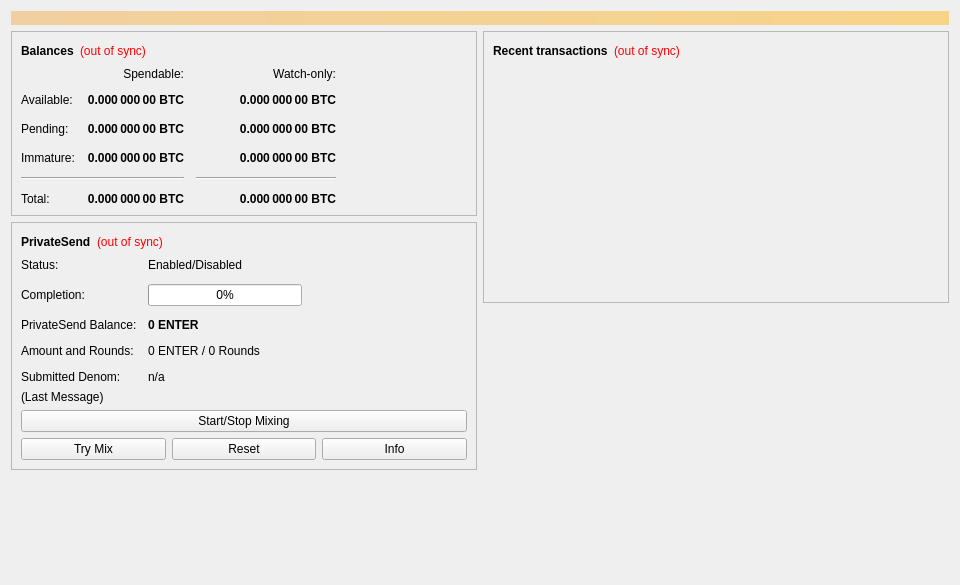
<?xml version="1.0" encoding="UTF-8"?>
<ui version="4.0">
 <class>OverviewPage</class>
 <widget class="QWidget" name="OverviewPage">
  <property name="geometry">
   <rect>
    <x>0</x>
    <y>0</y>
    <width>960</width>
    <height>585</height>
   </rect>
  </property>
  <property name="minimumSize">
   <size>
    <width>960</width>
    <height>0</height>
   </size>
  </property>
  <property name="windowTitle">
   <string>Form</string>
  </property>
  <layout class="QVBoxLayout" name="topLayout">
   <item>
    <widget class="QLabel" name="labelAlerts">
     <property name="visible">
      <bool>false</bool>
     </property>
     <property name="styleSheet">
      <string notr="true">background-color: qlineargradient(x1: 0, y1: 0, x2: 1, y2: 0, stop:0 #F0D0A0, stop:1 #F8D488); color:#000000;</string>
     </property>
     <property name="wordWrap">
      <bool>true</bool>
     </property>
     <property name="margin">
      <number>3</number>
     </property>
    </widget>
   </item>
   <item>
    <layout class="QHBoxLayout" name="horizontalLayout" stretch="1,1">
     <item>
      <layout class="QVBoxLayout" name="verticalLayout_2">
       <item>
        <widget class="QFrame" name="frame">
         <property name="frameShape">
          <enum>QFrame::StyledPanel</enum>
         </property>
         <property name="frameShadow">
          <enum>QFrame::Raised</enum>
         </property>
         <layout class="QVBoxLayout" name="verticalLayout_4">
          <item>
           <layout class="QHBoxLayout" name="horizontalLayout_4">
            <item>
             <widget class="QLabel" name="label_5">
              <property name="font">
               <font>
                <weight>75</weight>
                <bold>true</bold>
               </font>
              </property>
              <property name="text">
               <string>Balances</string>
              </property>
             </widget>
            </item>
            <item>
             <widget class="QLabel" name="labelWalletStatus">
              <property name="toolTip">
               <string>The displayed information may be out of date. Your wallet automatically synchronizes with the Enter network after a connection is established, but this process has not completed yet.</string>
              </property>
              <property name="styleSheet">
               <string notr="true">QLabel { color: red; }</string>
              </property>
              <property name="text">
               <string notr="true">(out of sync)</string>
              </property>
              <property name="alignment">
               <set>Qt::AlignLeading|Qt::AlignLeft|Qt::AlignVCenter</set>
              </property>
             </widget>
            </item>
            <item>
             <spacer name="horizontalSpacer_3">
              <property name="orientation">
               <enum>Qt::Horizontal</enum>
              </property>
              <property name="sizeHint" stdset="0">
               <size>
                <width>40</width>
                <height>20</height>
               </size>
              </property>
             </spacer>
            </item>
           </layout>
          </item>
          <item>
           <layout class="QGridLayout" name="gridLayout">
            <property name="spacing">
             <number>12</number>
            </property>
            <item row="2" column="2">
             <widget class="QLabel" name="labelWatchPending">
              <property name="font">
               <font>
                <weight>75</weight>
                <bold>true</bold>
               </font>
              </property>
              <property name="cursor">
               <cursorShape>IBeamCursor</cursorShape>
              </property>
              <property name="toolTip">
               <string>Unconfirmed transactions to watch-only addresses</string>
              </property>
              <property name="text">
               <string notr="true">0.000 000 00 BTC</string>
              </property>
              <property name="alignment">
               <set>Qt::AlignRight|Qt::AlignTrailing|Qt::AlignVCenter</set>
              </property>
              <property name="textInteractionFlags">
               <set>Qt::LinksAccessibleByMouse|Qt::TextSelectableByKeyboard|Qt::TextSelectableByMouse</set>
              </property>
             </widget>
            </item>
            <item row="2" column="1">
             <widget class="QLabel" name="labelUnconfirmed">
              <property name="font">
               <font>
                <weight>75</weight>
                <bold>true</bold>
               </font>
              </property>
              <property name="cursor">
               <cursorShape>IBeamCursor</cursorShape>
              </property>
              <property name="toolTip">
               <string>Total of transactions that have yet to be confirmed, and do not yet count toward the spendable balance</string>
              </property>
              <property name="text">
               <string notr="true">0.000 000 00 BTC</string>
              </property>
              <property name="alignment">
               <set>Qt::AlignRight|Qt::AlignTrailing|Qt::AlignVCenter</set>
              </property>
              <property name="textInteractionFlags">
               <set>Qt::LinksAccessibleByMouse|Qt::TextSelectableByKeyboard|Qt::TextSelectableByMouse</set>
              </property>
             </widget>
            </item>
            <item row="3" column="2">
             <widget class="QLabel" name="labelWatchImmature">
              <property name="font">
               <font>
                <weight>75</weight>
                <bold>true</bold>
               </font>
              </property>
              <property name="cursor">
               <cursorShape>IBeamCursor</cursorShape>
              </property>
              <property name="toolTip">
               <string>Mined balance in watch-only addresses that has not yet matured</string>
              </property>
              <property name="text">
               <string notr="true">0.000 000 00 BTC</string>
              </property>
              <property name="alignment">
               <set>Qt::AlignRight|Qt::AlignTrailing|Qt::AlignVCenter</set>
              </property>
              <property name="textInteractionFlags">
               <set>Qt::LinksAccessibleByMouse|Qt::TextSelectableByKeyboard|Qt::TextSelectableByMouse</set>
              </property>
             </widget>
            </item>
            <item row="4" column="0" colspan="2">
             <widget class="Line" name="lineSpendableBalance">
              <property name="orientation">
               <enum>Qt::Horizontal</enum>
              </property>
             </widget>
            </item>
            <item row="4" column="2">
             <widget class="Line" name="lineWatchBalance">
              <property name="sizePolicy">
               <sizepolicy hsizetype="Preferred" vsizetype="Fixed">
                <horstretch>0</horstretch>
                <verstretch>0</verstretch>
               </sizepolicy>
              </property>
              <property name="minimumSize">
               <size>
                <width>140</width>
                <height>0</height>
               </size>
              </property>
              <property name="orientation">
               <enum>Qt::Horizontal</enum>
              </property>
             </widget>
            </item>
            <item row="5" column="0">
             <widget class="QLabel" name="labelTotalText">
              <property name="text">
               <string>Total:</string>
              </property>
             </widget>
            </item>
            <item row="3" column="1">
             <widget class="QLabel" name="labelImmature">
              <property name="font">
               <font>
                <weight>75</weight>
                <bold>true</bold>
               </font>
              </property>
              <property name="cursor">
               <cursorShape>IBeamCursor</cursorShape>
              </property>
              <property name="toolTip">
               <string>Mined balance that has not yet matured</string>
              </property>
              <property name="text">
               <string notr="true">0.000 000 00 BTC</string>
              </property>
              <property name="alignment">
               <set>Qt::AlignRight|Qt::AlignTrailing|Qt::AlignVCenter</set>
              </property>
              <property name="textInteractionFlags">
               <set>Qt::LinksAccessibleByMouse|Qt::TextSelectableByKeyboard|Qt::TextSelectableByMouse</set>
              </property>
             </widget>
            </item>
            <item row="2" column="3">
             <spacer name="horizontalSpacer_2">
              <property name="orientation">
               <enum>Qt::Horizontal</enum>
              </property>
              <property name="sizeHint" stdset="0">
               <size>
                <width>40</width>
                <height>20</height>
               </size>
              </property>
             </spacer>
            </item>
            <item row="3" column="0">
             <widget class="QLabel" name="labelImmatureText">
              <property name="text">
               <string>Immature:</string>
              </property>
             </widget>
            </item>
            <item row="5" column="1">
             <widget class="QLabel" name="labelTotal">
              <property name="font">
               <font>
                <weight>75</weight>
                <bold>true</bold>
               </font>
              </property>
              <property name="cursor">
               <cursorShape>IBeamCursor</cursorShape>
              </property>
              <property name="toolTip">
               <string>Your current total balance</string>
              </property>
              <property name="text">
               <string notr="true">0.000 000 00 BTC</string>
              </property>
              <property name="alignment">
               <set>Qt::AlignRight|Qt::AlignTrailing|Qt::AlignVCenter</set>
              </property>
              <property name="textInteractionFlags">
               <set>Qt::LinksAccessibleByMouse|Qt::TextSelectableByKeyboard|Qt::TextSelectableByMouse</set>
              </property>
             </widget>
            </item>
            <item row="5" column="2">
             <widget class="QLabel" name="labelWatchTotal">
              <property name="font">
               <font>
                <weight>75</weight>
                <bold>true</bold>
               </font>
              </property>
              <property name="cursor">
               <cursorShape>IBeamCursor</cursorShape>
              </property>
              <property name="toolTip">
               <string>Current total balance in watch-only addresses</string>
              </property>
              <property name="text">
               <string notr="true">0.000 000 00 BTC</string>
              </property>
              <property name="alignment">
               <set>Qt::AlignRight|Qt::AlignTrailing|Qt::AlignVCenter</set>
              </property>
              <property name="textInteractionFlags">
               <set>Qt::LinksAccessibleByMouse|Qt::TextSelectableByKeyboard|Qt::TextSelectableByMouse</set>
              </property>
             </widget>
            </item>
            <item row="0" column="2">
             <widget class="QLabel" name="labelWatchonly">
              <property name="text">
               <string>Watch-only:</string>
              </property>
              <property name="alignment">
               <set>Qt::AlignRight|Qt::AlignTrailing|Qt::AlignVCenter</set>
              </property>
             </widget>
            </item>
            <item row="1" column="0">
             <widget class="QLabel" name="labelBalanceText">
              <property name="text">
               <string>Available:</string>
              </property>
             </widget>
            </item>
            <item row="1" column="1">
             <widget class="QLabel" name="labelBalance">
              <property name="font">
               <font>
                <weight>75</weight>
                <bold>true</bold>
               </font>
              </property>
              <property name="cursor">
               <cursorShape>IBeamCursor</cursorShape>
              </property>
              <property name="toolTip">
               <string>Your current spendable balance</string>
              </property>
              <property name="text">
               <string notr="true">0.000 000 00 BTC</string>
              </property>
              <property name="alignment">
               <set>Qt::AlignRight|Qt::AlignTrailing|Qt::AlignVCenter</set>
              </property>
              <property name="textInteractionFlags">
               <set>Qt::LinksAccessibleByMouse|Qt::TextSelectableByKeyboard|Qt::TextSelectableByMouse</set>
              </property>
             </widget>
            </item>
            <item row="1" column="2">
             <widget class="QLabel" name="labelWatchAvailable">
              <property name="font">
               <font>
                <weight>75</weight>
                <bold>true</bold>
               </font>
              </property>
              <property name="cursor">
               <cursorShape>IBeamCursor</cursorShape>
              </property>
              <property name="toolTip">
               <string>Your current balance in watch-only addresses</string>
              </property>
              <property name="text">
               <string notr="true">0.000 000 00 BTC</string>
              </property>
              <property name="alignment">
               <set>Qt::AlignRight|Qt::AlignTrailing|Qt::AlignVCenter</set>
              </property>
              <property name="textInteractionFlags">
               <set>Qt::LinksAccessibleByMouse|Qt::TextSelectableByKeyboard|Qt::TextSelectableByMouse</set>
              </property>
             </widget>
            </item>
            <item row="2" column="0">
             <widget class="QLabel" name="labelPendingText">
              <property name="text">
               <string>Pending:</string>
              </property>
             </widget>
            </item>
            <item row="0" column="1">
             <widget class="QLabel" name="labelSpendable">
              <property name="text">
               <string>Spendable:</string>
              </property>
              <property name="alignment">
               <set>Qt::AlignRight|Qt::AlignTrailing|Qt::AlignVCenter</set>
              </property>
             </widget>
            </item>
           </layout>
          </item>
         </layout>
        </widget>
       </item>
       <item>
        <widget class="QFrame" name="framePrivateSend">
         <property name="layoutDirection">
          <enum>Qt::LeftToRight</enum>
         </property>
         <property name="frameShape">
          <enum>QFrame::StyledPanel</enum>
         </property>
         <property name="frameShadow">
          <enum>QFrame::Raised</enum>
         </property>
         <layout class="QVBoxLayout" name="VerticalLayout_PS1">
          <item>
           <layout class="QHBoxLayout" name="horizontalLayout_5">
            <item>
             <widget class="QLabel" name="labelPrivateSendHeader">
              <property name="font">
               <font>
                <weight>75</weight>
                <bold>true</bold>
               </font>
              </property>
              <property name="text">
               <string>PrivateSend</string>
              </property>
             </widget>
            </item>
            <item>
             <widget class="QLabel" name="labelPrivateSendSyncStatus">
              <property name="toolTip">
               <string>The displayed information may be out of date. Your wallet automatically synchronizes with the Enter network after a connection is established, but this process has not completed yet.</string>
              </property>
              <property name="styleSheet">
               <string notr="true">QLabel { color: red; }</string>
              </property>
              <property name="text">
               <string notr="true">(out of sync)</string>
              </property>
              <property name="alignment">
               <set>Qt::AlignLeading|Qt::AlignLeft|Qt::AlignVCenter</set>
              </property>
             </widget>
            </item>
            <item>
             <spacer name="horizontalSpacer_4">
              <property name="orientation">
               <enum>Qt::Horizontal</enum>
              </property>
              <property name="sizeHint" stdset="0">
               <size>
                <width>40</width>
                <height>20</height>
               </size>
              </property>
             </spacer>
            </item>
           </layout>
          </item>
          <item>
           <layout class="QFormLayout" name="privateSendFormLayout">
            <property name="fieldGrowthPolicy">
             <enum>QFormLayout::AllNonFixedFieldsGrow</enum>
            </property>
            <property name="horizontalSpacing">
             <number>11</number>
            </property>
            <property name="verticalSpacing">
             <number>12</number>
            </property>
            <item row="0" column="0">
             <widget class="QLabel" name="labelPrivateSendEnabledText">
              <property name="text">
               <string>Status:</string>
              </property>
             </widget>
            </item>
            <item row="0" column="1">
             <widget class="QLabel" name="labelPrivateSendEnabled">
              <property name="text">
               <string>Enabled/Disabled</string>
              </property>
             </widget>
            </item>
            <item row="1" column="0">
             <widget class="QLabel" name="labelCompletitionText">
              <property name="text">
               <string>Completion:</string>
              </property>
             </widget>
            </item>
            <item row="1" column="1">
             <widget class="QProgressBar" name="privateSendProgress">
              <property name="maximumSize">
               <size>
                <width>154</width>
                <height>16777215</height>
               </size>
              </property>
              <property name="value">
               <number>0</number>
              </property>
             </widget>
            </item>
            <item row="2" column="0">
             <widget class="QLabel" name="labelAnonymizedText">
              <property name="text">
               <string>PrivateSend Balance:</string>
              </property>
             </widget>
            </item>
            <item row="2" column="1">
             <widget class="QLabel" name="labelAnonymized">
              <property name="font">
               <font>
                <weight>75</weight>
                <bold>true</bold>
               </font>
              </property>
              <property name="text">
               <string notr="true">0 ENTER</string>
              </property>
             </widget>
            </item>
            <item row="3" column="0">
             <widget class="QLabel" name="labelAmountAndRoundsText">
              <property name="text">
               <string>Amount and Rounds:</string>
              </property>
             </widget>
            </item>
            <item row="3" column="1">
             <widget class="QLabel" name="labelAmountRounds">
              <property name="text">
               <string>0 ENTER / 0 Rounds</string>
              </property>
             </widget>
            </item>
            <item row="4" column="0">
             <widget class="QLabel" name="labelSubmittedDenomText">
              <property name="text">
               <string>Submitted Denom:</string>
              </property>
             </widget>
            </item>
            <item row="4" column="1">
             <widget class="QLabel" name="labelSubmittedDenom">
              <property name="toolTip">
               <string>The denominations you submitted to the Masternode.&lt;br&gt;To mix, other users must submit the exact same denominations.</string>
              </property>
              <property name="text">
               <string>n/a</string>
              </property>
             </widget>
            </item>
           </layout>
          </item>
          <item>
           <layout class="QVBoxLayout" name="VerticalLayout_PS">
            <item>
             <widget class="QLabel" name="labelPrivateSendLastMessage">
              <property name="text">
               <string>(Last Message)</string>
              </property>
              <property name="alignment">
               <set>Qt::AlignLeading|Qt::AlignLeft|Qt::AlignTop</set>
              </property>
              <property name="wordWrap">
               <bool>true</bool>
              </property>
             </widget>
            </item>
            <item>
             <widget class="QPushButton" name="togglePrivateSend">
              <property name="sizePolicy">
               <sizepolicy hsizetype="MinimumExpanding" vsizetype="Fixed">
                <horstretch>0</horstretch>
                <verstretch>0</verstretch>
               </sizepolicy>
              </property>
              <property name="text">
               <string>Start/Stop Mixing</string>
              </property>
             </widget>
            </item>
            <item>
             <layout class="QHBoxLayout" name="horizontalLayout_debugbuttons">
              <item>
               <widget class="QPushButton" name="privateSendAuto">
                <property name="sizePolicy">
                 <sizepolicy hsizetype="MinimumExpanding" vsizetype="Fixed">
                  <horstretch>0</horstretch>
                  <verstretch>0</verstretch>
                 </sizepolicy>
                </property>
                <property name="toolTip">
                 <string>Try to manually submit a PrivateSend request.</string>
                </property>
                <property name="text">
                 <string>Try Mix</string>
                </property>
               </widget>
              </item>
              <item>
               <widget class="QPushButton" name="privateSendReset">
                <property name="sizePolicy">
                 <sizepolicy hsizetype="MinimumExpanding" vsizetype="Fixed">
                  <horstretch>0</horstretch>
                  <verstretch>0</verstretch>
                 </sizepolicy>
                </property>
                <property name="toolTip">
                 <string>Reset the current status of PrivateSend (can interrupt PrivateSend if it's in the process of Mixing, which can cost you money!)</string>
                </property>
                <property name="autoFillBackground">
                 <bool>false</bool>
                </property>
                <property name="text">
                 <string>Reset</string>
                </property>
               </widget>
              </item>
              <item>
               <widget class="QPushButton" name="privateSendInfo">
                <property name="sizePolicy">
                 <sizepolicy hsizetype="MinimumExpanding" vsizetype="Fixed">
                  <horstretch>0</horstretch>
                  <verstretch>0</verstretch>
                 </sizepolicy>
                </property>
                <property name="toolTip">
                 <string>Information about PrivateSend and Mixing</string>
                </property>
                <property name="text">
                 <string>Info</string>
                </property>
               </widget>
              </item>
             </layout>
            </item>
           </layout>
          </item>
         </layout>
        </widget>
       </item>
       <item>
        <spacer name="verticalSpacer">
         <property name="orientation">
          <enum>Qt::Vertical</enum>
         </property>
         <property name="sizeHint" stdset="0">
          <size>
           <width>20</width>
           <height>40</height>
          </size>
         </property>
        </spacer>
       </item>
      </layout>
     </item>
     <item>
      <layout class="QVBoxLayout" name="verticalLayout_3">
       <item>
        <widget class="QFrame" name="frame_2">
         <property name="frameShape">
          <enum>QFrame::StyledPanel</enum>
         </property>
         <property name="frameShadow">
          <enum>QFrame::Raised</enum>
         </property>
         <layout class="QVBoxLayout" name="verticalLayout">
          <item>
           <layout class="QHBoxLayout" name="horizontalLayout_2">
            <item>
             <widget class="QLabel" name="label_4">
              <property name="font">
               <font>
                <weight>75</weight>
                <bold>true</bold>
               </font>
              </property>
              <property name="text">
               <string>Recent transactions</string>
              </property>
             </widget>
            </item>
            <item>
             <widget class="QLabel" name="labelTransactionsStatus">
              <property name="toolTip">
               <string>The displayed information may be out of date. Your wallet automatically synchronizes with the Enter network after a connection is established, but this process has not completed yet.</string>
              </property>
              <property name="styleSheet">
               <string notr="true">QLabel { color: red; }</string>
              </property>
              <property name="text">
               <string notr="true">(out of sync)</string>
              </property>
              <property name="alignment">
               <set>Qt::AlignLeading|Qt::AlignLeft|Qt::AlignVCenter</set>
              </property>
             </widget>
            </item>
            <item>
             <spacer name="horizontalSpacer">
              <property name="orientation">
               <enum>Qt::Horizontal</enum>
              </property>
              <property name="sizeHint" stdset="0">
               <size>
                <width>40</width>
                <height>20</height>
               </size>
              </property>
             </spacer>
            </item>
           </layout>
          </item>
          <item>
           <widget class="QListView" name="listTransactions">
            <property name="styleSheet">
             <string notr="true">QListView { background: transparent; }</string>
            </property>
            <property name="frameShape">
             <enum>QFrame::NoFrame</enum>
            </property>
            <property name="verticalScrollBarPolicy">
             <enum>Qt::ScrollBarAlwaysOff</enum>
            </property>
            <property name="horizontalScrollBarPolicy">
             <enum>Qt::ScrollBarAlwaysOff</enum>
            </property>
            <property name="selectionMode">
             <enum>QAbstractItemView::NoSelection</enum>
            </property>
           </widget>
          </item>
         </layout>
        </widget>
       </item>
       <item>
        <spacer name="verticalSpacer_2">
         <property name="orientation">
          <enum>Qt::Vertical</enum>
         </property>
         <property name="sizeHint" stdset="0">
          <size>
           <width>20</width>
           <height>40</height>
          </size>
         </property>
        </spacer>
       </item>
      </layout>
     </item>
    </layout>
   </item>
  </layout>
 </widget>
 <resources/>
 <connections/>
</ui>
